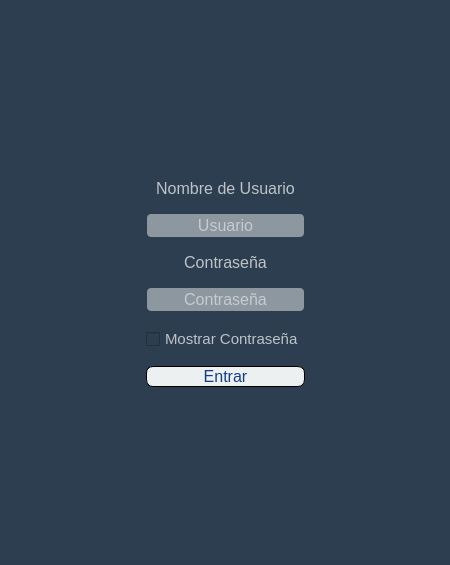
<?xml version="1.0" encoding="UTF-8"?>
<ui version="4.0">
 <class>Login</class>
 <widget class="QMainWindow" name="Login">
  <property name="geometry">
   <rect>
    <x>0</x>
    <y>0</y>
    <width>450</width>
    <height>565</height>
   </rect>
  </property>
  <property name="minimumSize">
   <size>
    <width>450</width>
    <height>565</height>
   </size>
  </property>
  <property name="palette">
   <palette>
    <active>
     <colorrole role="WindowText">
      <brush brushstyle="SolidPattern">
       <color alpha="255">
        <red>189</red>
        <green>195</green>
        <blue>199</blue>
       </color>
      </brush>
     </colorrole>
     <colorrole role="Button">
      <brush brushstyle="SolidPattern">
       <color alpha="255">
        <red>44</red>
        <green>62</green>
        <blue>80</blue>
       </color>
      </brush>
     </colorrole>
     <colorrole role="Text">
      <brush brushstyle="SolidPattern">
       <color alpha="255">
        <red>189</red>
        <green>195</green>
        <blue>199</blue>
       </color>
      </brush>
     </colorrole>
     <colorrole role="BrightText">
      <brush brushstyle="SolidPattern">
       <color alpha="255">
        <red>127</red>
        <green>140</green>
        <blue>141</blue>
       </color>
      </brush>
     </colorrole>
     <colorrole role="ButtonText">
      <brush brushstyle="SolidPattern">
       <color alpha="255">
        <red>189</red>
        <green>195</green>
        <blue>199</blue>
       </color>
      </brush>
     </colorrole>
     <colorrole role="Base">
      <brush brushstyle="SolidPattern">
       <color alpha="255">
        <red>44</red>
        <green>62</green>
        <blue>80</blue>
       </color>
      </brush>
     </colorrole>
     <colorrole role="Window">
      <brush brushstyle="SolidPattern">
       <color alpha="255">
        <red>44</red>
        <green>62</green>
        <blue>80</blue>
       </color>
      </brush>
     </colorrole>
     <colorrole role="Shadow">
      <brush brushstyle="SolidPattern">
       <color alpha="255">
        <red>105</red>
        <green>0</green>
        <blue>0</blue>
       </color>
      </brush>
     </colorrole>
     <colorrole role="Highlight">
      <brush brushstyle="SolidPattern">
       <color alpha="255">
        <red>236</red>
        <green>240</green>
        <blue>241</blue>
       </color>
      </brush>
     </colorrole>
     <colorrole role="HighlightedText">
      <brush brushstyle="SolidPattern">
       <color alpha="255">
        <red>127</red>
        <green>140</green>
        <blue>141</blue>
       </color>
      </brush>
     </colorrole>
     <colorrole role="AlternateBase">
      <brush brushstyle="SolidPattern">
       <color alpha="255">
        <red>255</red>
        <green>255</green>
        <blue>255</blue>
       </color>
      </brush>
     </colorrole>
     <colorrole role="PlaceholderText">
      <brush brushstyle="SolidPattern">
       <color alpha="128">
        <red>189</red>
        <green>195</green>
        <blue>199</blue>
       </color>
      </brush>
     </colorrole>
    </active>
    <inactive>
     <colorrole role="WindowText">
      <brush brushstyle="SolidPattern">
       <color alpha="255">
        <red>189</red>
        <green>195</green>
        <blue>199</blue>
       </color>
      </brush>
     </colorrole>
     <colorrole role="Button">
      <brush brushstyle="SolidPattern">
       <color alpha="255">
        <red>44</red>
        <green>62</green>
        <blue>80</blue>
       </color>
      </brush>
     </colorrole>
     <colorrole role="Text">
      <brush brushstyle="SolidPattern">
       <color alpha="255">
        <red>189</red>
        <green>195</green>
        <blue>199</blue>
       </color>
      </brush>
     </colorrole>
     <colorrole role="BrightText">
      <brush brushstyle="SolidPattern">
       <color alpha="255">
        <red>127</red>
        <green>140</green>
        <blue>141</blue>
       </color>
      </brush>
     </colorrole>
     <colorrole role="ButtonText">
      <brush brushstyle="SolidPattern">
       <color alpha="255">
        <red>189</red>
        <green>195</green>
        <blue>199</blue>
       </color>
      </brush>
     </colorrole>
     <colorrole role="Base">
      <brush brushstyle="SolidPattern">
       <color alpha="255">
        <red>44</red>
        <green>62</green>
        <blue>80</blue>
       </color>
      </brush>
     </colorrole>
     <colorrole role="Window">
      <brush brushstyle="SolidPattern">
       <color alpha="255">
        <red>44</red>
        <green>62</green>
        <blue>80</blue>
       </color>
      </brush>
     </colorrole>
     <colorrole role="Shadow">
      <brush brushstyle="SolidPattern">
       <color alpha="255">
        <red>105</red>
        <green>0</green>
        <blue>0</blue>
       </color>
      </brush>
     </colorrole>
     <colorrole role="Highlight">
      <brush brushstyle="SolidPattern">
       <color alpha="255">
        <red>236</red>
        <green>240</green>
        <blue>241</blue>
       </color>
      </brush>
     </colorrole>
     <colorrole role="HighlightedText">
      <brush brushstyle="SolidPattern">
       <color alpha="255">
        <red>127</red>
        <green>140</green>
        <blue>141</blue>
       </color>
      </brush>
     </colorrole>
     <colorrole role="AlternateBase">
      <brush brushstyle="SolidPattern">
       <color alpha="255">
        <red>255</red>
        <green>255</green>
        <blue>255</blue>
       </color>
      </brush>
     </colorrole>
     <colorrole role="PlaceholderText">
      <brush brushstyle="SolidPattern">
       <color alpha="128">
        <red>189</red>
        <green>195</green>
        <blue>199</blue>
       </color>
      </brush>
     </colorrole>
    </inactive>
    <disabled>
     <colorrole role="WindowText">
      <brush brushstyle="SolidPattern">
       <color alpha="255">
        <red>189</red>
        <green>195</green>
        <blue>199</blue>
       </color>
      </brush>
     </colorrole>
     <colorrole role="Button">
      <brush brushstyle="SolidPattern">
       <color alpha="255">
        <red>44</red>
        <green>62</green>
        <blue>80</blue>
       </color>
      </brush>
     </colorrole>
     <colorrole role="Text">
      <brush brushstyle="SolidPattern">
       <color alpha="255">
        <red>189</red>
        <green>195</green>
        <blue>199</blue>
       </color>
      </brush>
     </colorrole>
     <colorrole role="BrightText">
      <brush brushstyle="SolidPattern">
       <color alpha="255">
        <red>127</red>
        <green>140</green>
        <blue>141</blue>
       </color>
      </brush>
     </colorrole>
     <colorrole role="ButtonText">
      <brush brushstyle="SolidPattern">
       <color alpha="255">
        <red>189</red>
        <green>195</green>
        <blue>199</blue>
       </color>
      </brush>
     </colorrole>
     <colorrole role="Base">
      <brush brushstyle="SolidPattern">
       <color alpha="255">
        <red>44</red>
        <green>62</green>
        <blue>80</blue>
       </color>
      </brush>
     </colorrole>
     <colorrole role="Window">
      <brush brushstyle="SolidPattern">
       <color alpha="255">
        <red>44</red>
        <green>62</green>
        <blue>80</blue>
       </color>
      </brush>
     </colorrole>
     <colorrole role="Shadow">
      <brush brushstyle="SolidPattern">
       <color alpha="255">
        <red>105</red>
        <green>0</green>
        <blue>0</blue>
       </color>
      </brush>
     </colorrole>
     <colorrole role="Highlight">
      <brush brushstyle="SolidPattern">
       <color alpha="255">
        <red>127</red>
        <green>140</green>
        <blue>141</blue>
       </color>
      </brush>
     </colorrole>
     <colorrole role="HighlightedText">
      <brush brushstyle="SolidPattern">
       <color alpha="255">
        <red>127</red>
        <green>140</green>
        <blue>141</blue>
       </color>
      </brush>
     </colorrole>
     <colorrole role="AlternateBase">
      <brush brushstyle="SolidPattern">
       <color alpha="255">
        <red>255</red>
        <green>255</green>
        <blue>255</blue>
       </color>
      </brush>
     </colorrole>
     <colorrole role="PlaceholderText">
      <brush brushstyle="SolidPattern">
       <color alpha="128">
        <red>189</red>
        <green>195</green>
        <blue>199</blue>
       </color>
      </brush>
     </colorrole>
    </disabled>
   </palette>
  </property>
  <property name="font">
   <font>
    <kerning>false</kerning>
   </font>
  </property>
  <property name="contextMenuPolicy">
   <enum>Qt::NoContextMenu</enum>
  </property>
  <property name="windowTitle">
   <string notr="true">Inicio De Sesion</string>
  </property>
  <property name="windowIcon">
   <iconset>
    <normaloff>Icon/lightning-bolt-256.ico</normaloff>Icon/lightning-bolt-256.ico</iconset>
  </property>
  <property name="layoutDirection">
   <enum>Qt::LeftToRight</enum>
  </property>
  <property name="styleSheet">
   <string notr="true">QWidget{
	background: #2C3E50;
	color: #BDC3C7;
}</string>
  </property>
  <property name="iconSize">
   <size>
    <width>32</width>
    <height>32</height>
   </size>
  </property>
  <property name="animated">
   <bool>true</bool>
  </property>
  <property name="documentMode">
   <bool>false</bool>
  </property>
  <property name="unifiedTitleAndToolBarOnMac">
   <bool>false</bool>
  </property>
  <widget class="QWidget" name="LogIn_Window">
   <property name="palette">
    <palette>
     <active>
      <colorrole role="WindowText">
       <brush brushstyle="SolidPattern">
        <color alpha="255">
         <red>189</red>
         <green>195</green>
         <blue>199</blue>
        </color>
       </brush>
      </colorrole>
      <colorrole role="Button">
       <brush brushstyle="SolidPattern">
        <color alpha="255">
         <red>44</red>
         <green>62</green>
         <blue>80</blue>
        </color>
       </brush>
      </colorrole>
      <colorrole role="Text">
       <brush brushstyle="SolidPattern">
        <color alpha="255">
         <red>189</red>
         <green>195</green>
         <blue>199</blue>
        </color>
       </brush>
      </colorrole>
      <colorrole role="ButtonText">
       <brush brushstyle="SolidPattern">
        <color alpha="255">
         <red>189</red>
         <green>195</green>
         <blue>199</blue>
        </color>
       </brush>
      </colorrole>
      <colorrole role="Base">
       <brush brushstyle="SolidPattern">
        <color alpha="255">
         <red>44</red>
         <green>62</green>
         <blue>80</blue>
        </color>
       </brush>
      </colorrole>
      <colorrole role="Window">
       <brush brushstyle="SolidPattern">
        <color alpha="255">
         <red>44</red>
         <green>62</green>
         <blue>80</blue>
        </color>
       </brush>
      </colorrole>
      <colorrole role="PlaceholderText">
       <brush brushstyle="SolidPattern">
        <color alpha="128">
         <red>189</red>
         <green>195</green>
         <blue>199</blue>
        </color>
       </brush>
      </colorrole>
     </active>
     <inactive>
      <colorrole role="WindowText">
       <brush brushstyle="SolidPattern">
        <color alpha="255">
         <red>189</red>
         <green>195</green>
         <blue>199</blue>
        </color>
       </brush>
      </colorrole>
      <colorrole role="Button">
       <brush brushstyle="SolidPattern">
        <color alpha="255">
         <red>44</red>
         <green>62</green>
         <blue>80</blue>
        </color>
       </brush>
      </colorrole>
      <colorrole role="Text">
       <brush brushstyle="SolidPattern">
        <color alpha="255">
         <red>189</red>
         <green>195</green>
         <blue>199</blue>
        </color>
       </brush>
      </colorrole>
      <colorrole role="ButtonText">
       <brush brushstyle="SolidPattern">
        <color alpha="255">
         <red>189</red>
         <green>195</green>
         <blue>199</blue>
        </color>
       </brush>
      </colorrole>
      <colorrole role="Base">
       <brush brushstyle="SolidPattern">
        <color alpha="255">
         <red>44</red>
         <green>62</green>
         <blue>80</blue>
        </color>
       </brush>
      </colorrole>
      <colorrole role="Window">
       <brush brushstyle="SolidPattern">
        <color alpha="255">
         <red>44</red>
         <green>62</green>
         <blue>80</blue>
        </color>
       </brush>
      </colorrole>
      <colorrole role="PlaceholderText">
       <brush brushstyle="SolidPattern">
        <color alpha="128">
         <red>189</red>
         <green>195</green>
         <blue>199</blue>
        </color>
       </brush>
      </colorrole>
     </inactive>
     <disabled>
      <colorrole role="WindowText">
       <brush brushstyle="SolidPattern">
        <color alpha="255">
         <red>189</red>
         <green>195</green>
         <blue>199</blue>
        </color>
       </brush>
      </colorrole>
      <colorrole role="Button">
       <brush brushstyle="SolidPattern">
        <color alpha="255">
         <red>44</red>
         <green>62</green>
         <blue>80</blue>
        </color>
       </brush>
      </colorrole>
      <colorrole role="Text">
       <brush brushstyle="SolidPattern">
        <color alpha="255">
         <red>189</red>
         <green>195</green>
         <blue>199</blue>
        </color>
       </brush>
      </colorrole>
      <colorrole role="ButtonText">
       <brush brushstyle="SolidPattern">
        <color alpha="255">
         <red>189</red>
         <green>195</green>
         <blue>199</blue>
        </color>
       </brush>
      </colorrole>
      <colorrole role="Base">
       <brush brushstyle="SolidPattern">
        <color alpha="255">
         <red>44</red>
         <green>62</green>
         <blue>80</blue>
        </color>
       </brush>
      </colorrole>
      <colorrole role="Window">
       <brush brushstyle="SolidPattern">
        <color alpha="255">
         <red>44</red>
         <green>62</green>
         <blue>80</blue>
        </color>
       </brush>
      </colorrole>
      <colorrole role="PlaceholderText">
       <brush brushstyle="SolidPattern">
        <color alpha="128">
         <red>189</red>
         <green>195</green>
         <blue>199</blue>
        </color>
       </brush>
      </colorrole>
     </disabled>
    </palette>
   </property>
   <property name="font">
    <font>
     <weight>50</weight>
     <bold>false</bold>
    </font>
   </property>
   <property name="styleSheet">
    <string notr="true"/>
   </property>
   <layout class="QGridLayout" name="gridLayout">
    <item row="0" column="1">
     <spacer name="verticalSpacer">
      <property name="orientation">
       <enum>Qt::Vertical</enum>
      </property>
      <property name="sizeHint" stdset="0">
       <size>
        <width>20</width>
        <height>131</height>
       </size>
      </property>
     </spacer>
    </item>
    <item row="1" column="0">
     <spacer name="horizontalSpacer">
      <property name="orientation">
       <enum>Qt::Horizontal</enum>
      </property>
      <property name="sizeHint" stdset="0">
       <size>
        <width>121</width>
        <height>20</height>
       </size>
      </property>
     </spacer>
    </item>
    <item row="1" column="1" colspan="2">
     <layout class="QVBoxLayout" name="Layout_Login">
      <property name="spacing">
       <number>15</number>
      </property>
      <property name="sizeConstraint">
       <enum>QLayout::SetNoConstraint</enum>
      </property>
      <property name="leftMargin">
       <number>10</number>
      </property>
      <property name="topMargin">
       <number>25</number>
      </property>
      <property name="rightMargin">
       <number>10</number>
      </property>
      <property name="bottomMargin">
       <number>25</number>
      </property>
      <item alignment="Qt::AlignHCenter|Qt::AlignVCenter">
       <widget class="QLabel" name="label_2">
        <property name="font">
         <font>
          <pointsize>12</pointsize>
         </font>
        </property>
        <property name="text">
         <string>Nombre de Usuario</string>
        </property>
        <property name="alignment">
         <set>Qt::AlignCenter</set>
        </property>
       </widget>
      </item>
      <item>
       <widget class="QLineEdit" name="username">
        <property name="font">
         <font>
          <pointsize>12</pointsize>
         </font>
        </property>
        <property name="styleSheet">
         <string notr="true">QWidget QLineEdit{
    border: 2px solid #00000080;
	border-radius: 5px;
    color: #ffffff;
	background-color: rgba(236, 240, 241, 0.5);
	}</string>
        </property>
        <property name="alignment">
         <set>Qt::AlignCenter</set>
        </property>
        <property name="placeholderText">
         <string>Usuario</string>
        </property>
       </widget>
      </item>
      <item alignment="Qt::AlignHCenter|Qt::AlignVCenter">
       <widget class="QLabel" name="label">
        <property name="font">
         <font>
          <pointsize>12</pointsize>
         </font>
        </property>
        <property name="text">
         <string>Contraseña</string>
        </property>
        <property name="alignment">
         <set>Qt::AlignCenter</set>
        </property>
       </widget>
      </item>
      <item>
       <widget class="QLineEdit" name="password">
        <property name="font">
         <font>
          <pointsize>12</pointsize>
         </font>
        </property>
        <property name="styleSheet">
         <string notr="true">QWidget QLineEdit{
    border: 2px solid #00000080;
	border-radius: 5px;
    color: #ffffff;
	background-color: rgba(236, 240, 241, 0.5);
}</string>
        </property>
        <property name="echoMode">
         <enum>QLineEdit::Password</enum>
        </property>
        <property name="alignment">
         <set>Qt::AlignCenter</set>
        </property>
        <property name="placeholderText">
         <string>Contraseña</string>
        </property>
        <property name="clearButtonEnabled">
         <bool>false</bool>
        </property>
       </widget>
      </item>
      <item>
       <widget class="QCheckBox" name="showPassword">
        <property name="font">
         <font>
          <pointsize>11</pointsize>
         </font>
        </property>
        <property name="text">
         <string>Mostrar Contraseña</string>
        </property>
       </widget>
      </item>
      <item>
       <widget class="QPushButton" name="login">
        <property name="palette">
         <palette>
          <active>
           <colorrole role="WindowText">
            <brush brushstyle="SolidPattern">
             <color alpha="255">
              <red>19</red>
              <green>62</green>
              <blue>135</blue>
             </color>
            </brush>
           </colorrole>
           <colorrole role="Button">
            <brush brushstyle="SolidPattern">
             <color alpha="255">
              <red>236</red>
              <green>240</green>
              <blue>241</blue>
             </color>
            </brush>
           </colorrole>
           <colorrole role="Text">
            <brush brushstyle="SolidPattern">
             <color alpha="255">
              <red>19</red>
              <green>62</green>
              <blue>135</blue>
             </color>
            </brush>
           </colorrole>
           <colorrole role="ButtonText">
            <brush brushstyle="SolidPattern">
             <color alpha="255">
              <red>19</red>
              <green>62</green>
              <blue>135</blue>
             </color>
            </brush>
           </colorrole>
           <colorrole role="Base">
            <brush brushstyle="SolidPattern">
             <color alpha="255">
              <red>236</red>
              <green>240</green>
              <blue>241</blue>
             </color>
            </brush>
           </colorrole>
           <colorrole role="Window">
            <brush brushstyle="SolidPattern">
             <color alpha="255">
              <red>236</red>
              <green>240</green>
              <blue>241</blue>
             </color>
            </brush>
           </colorrole>
           <colorrole role="PlaceholderText">
            <brush brushstyle="SolidPattern">
             <color alpha="128">
              <red>0</red>
              <green>0</green>
              <blue>255</blue>
             </color>
            </brush>
           </colorrole>
          </active>
          <inactive>
           <colorrole role="WindowText">
            <brush brushstyle="SolidPattern">
             <color alpha="255">
              <red>19</red>
              <green>62</green>
              <blue>135</blue>
             </color>
            </brush>
           </colorrole>
           <colorrole role="Button">
            <brush brushstyle="SolidPattern">
             <color alpha="255">
              <red>236</red>
              <green>240</green>
              <blue>241</blue>
             </color>
            </brush>
           </colorrole>
           <colorrole role="Text">
            <brush brushstyle="SolidPattern">
             <color alpha="255">
              <red>19</red>
              <green>62</green>
              <blue>135</blue>
             </color>
            </brush>
           </colorrole>
           <colorrole role="ButtonText">
            <brush brushstyle="SolidPattern">
             <color alpha="255">
              <red>19</red>
              <green>62</green>
              <blue>135</blue>
             </color>
            </brush>
           </colorrole>
           <colorrole role="Base">
            <brush brushstyle="SolidPattern">
             <color alpha="255">
              <red>236</red>
              <green>240</green>
              <blue>241</blue>
             </color>
            </brush>
           </colorrole>
           <colorrole role="Window">
            <brush brushstyle="SolidPattern">
             <color alpha="255">
              <red>236</red>
              <green>240</green>
              <blue>241</blue>
             </color>
            </brush>
           </colorrole>
           <colorrole role="PlaceholderText">
            <brush brushstyle="SolidPattern">
             <color alpha="128">
              <red>0</red>
              <green>0</green>
              <blue>255</blue>
             </color>
            </brush>
           </colorrole>
          </inactive>
          <disabled>
           <colorrole role="WindowText">
            <brush brushstyle="SolidPattern">
             <color alpha="255">
              <red>19</red>
              <green>62</green>
              <blue>135</blue>
             </color>
            </brush>
           </colorrole>
           <colorrole role="Button">
            <brush brushstyle="SolidPattern">
             <color alpha="255">
              <red>236</red>
              <green>240</green>
              <blue>241</blue>
             </color>
            </brush>
           </colorrole>
           <colorrole role="Text">
            <brush brushstyle="SolidPattern">
             <color alpha="255">
              <red>19</red>
              <green>62</green>
              <blue>135</blue>
             </color>
            </brush>
           </colorrole>
           <colorrole role="ButtonText">
            <brush brushstyle="SolidPattern">
             <color alpha="255">
              <red>19</red>
              <green>62</green>
              <blue>135</blue>
             </color>
            </brush>
           </colorrole>
           <colorrole role="Base">
            <brush brushstyle="SolidPattern">
             <color alpha="255">
              <red>236</red>
              <green>240</green>
              <blue>241</blue>
             </color>
            </brush>
           </colorrole>
           <colorrole role="Window">
            <brush brushstyle="SolidPattern">
             <color alpha="255">
              <red>236</red>
              <green>240</green>
              <blue>241</blue>
             </color>
            </brush>
           </colorrole>
           <colorrole role="PlaceholderText">
            <brush brushstyle="SolidPattern">
             <color alpha="128">
              <red>0</red>
              <green>0</green>
              <blue>255</blue>
             </color>
            </brush>
           </colorrole>
          </disabled>
         </palette>
        </property>
        <property name="font">
         <font>
          <pointsize>12</pointsize>
          <weight>50</weight>
          <bold>false</bold>
         </font>
        </property>
        <property name="styleSheet">
         <string notr="true">QPushButton{
	border-radius: 7px;
	border: 1px solid black;
	background: #ECF0F1; 
	color: #133E87;
	}
QPushButton:hover {
	background: #7F8C8D; 
	}</string>
        </property>
        <property name="text">
         <string>Entrar</string>
        </property>
       </widget>
      </item>
     </layout>
    </item>
    <item row="1" column="3">
     <spacer name="horizontalSpacer_2">
      <property name="orientation">
       <enum>Qt::Horizontal</enum>
      </property>
      <property name="sizeHint" stdset="0">
       <size>
        <width>121</width>
        <height>20</height>
       </size>
      </property>
     </spacer>
    </item>
    <item row="2" column="2">
     <spacer name="verticalSpacer_2">
      <property name="orientation">
       <enum>Qt::Vertical</enum>
      </property>
      <property name="sizeHint" stdset="0">
       <size>
        <width>20</width>
        <height>130</height>
       </size>
      </property>
     </spacer>
    </item>
   </layout>
  </widget>
 </widget>
 <resources>
  <include location="resources.qrc"/>
 </resources>
 <connections/>
</ui>
